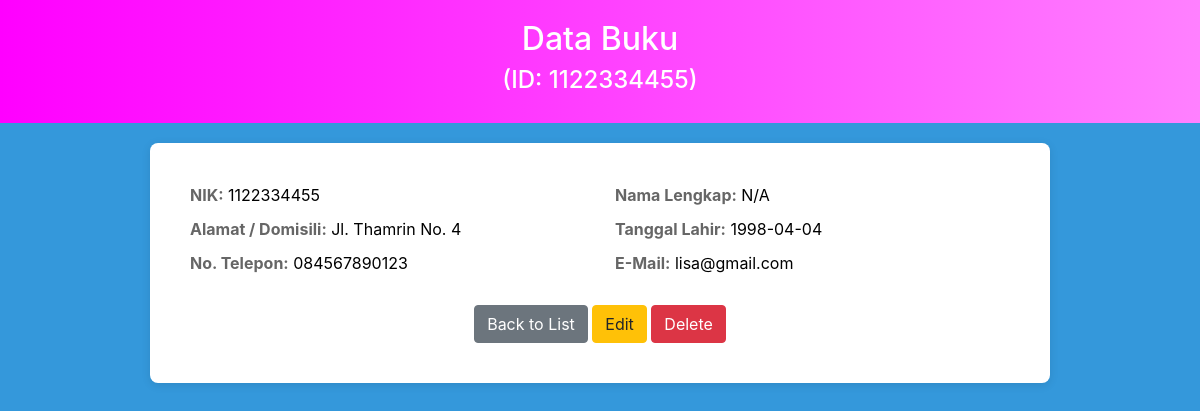
/PDmasyarakat/view.php?NIK=1122334455, run on the app's committed database.
### tables this page shows
CREATE TABLE `masyarakat` (
  `NIK` varchar(20) NOT NULL,
  `nama_penduduk` varchar(100) DEFAULT NULL,
  `alamat` text DEFAULT NULL,
  `tanggal_lahir` date DEFAULT NULL,
  `no_telepon` varchar(15) DEFAULT NULL,
  `email` varchar(100) DEFAULT NULL
);

### PDmasyarakat/view.php (the view, shortened to what this page needs)
<!DOCTYPE html>
<html>
<head>
    <link rel="stylesheet" href="../bootstrap/css/bootstrap.min.css">
</head>
<body style="background-color: #3498db; color: white;">
<div class="header">
    <h2>Data Buku</h2>
    <?php
        if (isset($_GET['NIK'])) {
            echo "<h4>(ID: " . htmlspecialchars($_GET['NIK']) . ")</h4>";
        } else {
            echo "<h4>No NIK Provided</h4>";
        }
    ?>
</div>
<div class="content">
    <?php
    require 'koneksi.php';
    if (isset($_GET['NIK'])) {
        $idbuku = $_GET['NIK'];
        $query = "SELECT * FROM masyarakat WHERE NIK = '$idbuku'";
        $result = mysqli_query($conn, $query);
        if (mysqli_num_rows($result) > 0) {
            $data = mysqli_fetch_assoc($result);
            ?>
            <div class="row">
                <div class="col-6">
                    <span class="label">NIK:</span> <span class="value"><?php echo htmlspecialchars($data['NIK'] ?? 'N/A'); ?></span>
                </div>
                <div class="col-6">
                    <span class="label">Nama Lengkap:</span> <span class="value"><?php echo htmlspecialchars($data['nama_lengkap'] ?? 'N/A'); ?></span>
                </div>
            </div>
            <div class="row">
                <div class="col-6">
                    <span class="label">Alamat / Domisili:</span> <span class="value"><?php echo htmlspecialchars($data['alamat'] ?? 'N/A'); ?></span>
                </div>
                <div class="col-6">
                    <span class="label">Tanggal Lahir:</span> <span class="value"><?php echo htmlspecialchars($data['tanggal_lahir'] ?? 'N/A'); ?></span>
                </div>
            </div>
            <div class="row">
                <div class="col-6">
                    <span class="label">No. Telepon:</span> <span class="value"><?php echo htmlspecialchars($data['no_telepon'] ?? 'N/A'); ?></span>
                </div>
                <div class="col-6">
                    <span class="label">E-Mail:</span> <span class="value"><?php echo htmlspecialchars($data['email'] ?? 'N/A'); ?></span>
                </div>
            </div>
            <div class="actions">
                <a href="index.php" class="btn btn-secondary">Back to List</a>
                <a href="update.php?NIK=<?php echo $data['NIK']; ?>" class="btn btn-warning">Edit</a>
                <a href="delete.php?NIK=<?php echo $data['NIK']; ?>" class="btn btn-danger" onclick="return confirm('Are you sure you want to delete this record?')">Delete</a>
            </div>
            <?php
        } else {
            echo "<p>Data not found.</p>";
        }
    } else {
        echo "<p>No ID Buku provided.</p>";
    }
    ?>
</div>
</body>
</html>

### PDmasyarakat/view.php (style rules this page uses)
.header { background: linear-gradient(90deg, #ff00ff, #ff80ff); color: white; padding: 20px 0; text-align: center; }
.content { margin: 20px auto; padding: 40px; max-width: 900px; background-color: white; border-radius: 8px; box-shadow: 0 2px 10px rgba(0, 0, 0, 0.1); }
.label { font-weight: bold; color: #666; }
.value { font-weight: normal; color: #000; }
.row div { margin-bottom: 10px; }
.actions { text-align: center; margin-top: 20px; }

### data on the page
masyarakat: NIK "1122334455", alamat "Jl. Thamrin No. 4", tanggal_lahir "1998-04-04", no_telepon "084567890123", email "lisa@gmail.com"

### other printed values
$_GET['NIK'] "1122334455"
$data['nama_lengkap'] "N/A"
